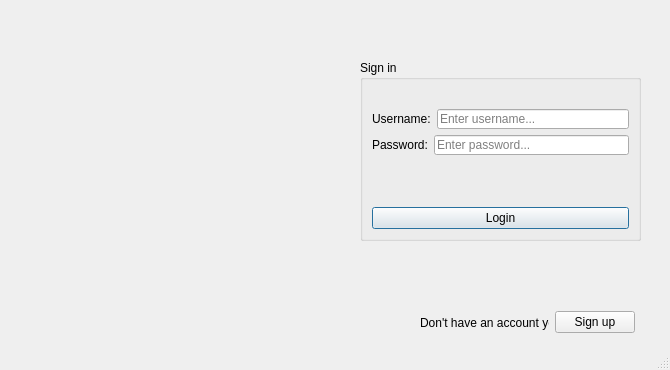
<?xml version="1.0" encoding="UTF-8"?>
<ui version="4.0">
 <class>MainWindow</class>
 <widget class="QMainWindow" name="MainWindow">
  <property name="enabled">
   <bool>true</bool>
  </property>
  <property name="geometry">
   <rect>
    <x>0</x>
    <y>0</y>
    <width>670</width>
    <height>370</height>
   </rect>
  </property>
  <property name="windowTitle">
   <string>Login</string>
  </property>
  <property name="windowIcon">
   <iconset>
    <normaloff>assets/icon.svg</normaloff>assets/icon.svg</iconset>
  </property>
  <widget class="QWidget" name="centralwidget">
   <widget class="QLabel" name="label_pic">
    <property name="geometry">
     <rect>
      <x>40</x>
      <y>30</y>
      <width>300</width>
      <height>300</height>
     </rect>
    </property>
    <property name="minimumSize">
     <size>
      <width>300</width>
      <height>300</height>
     </size>
    </property>
    <property name="maximumSize">
     <size>
      <width>300</width>
      <height>300</height>
     </size>
    </property>
    <property name="text">
     <string/>
    </property>
    <property name="pixmap">
     <pixmap>assets/rubecula.png</pixmap>
    </property>
    <property name="scaledContents">
     <bool>true</bool>
    </property>
   </widget>
   <widget class="QGroupBox" name="groupBox">
    <property name="geometry">
     <rect>
      <x>360</x>
      <y>60</y>
      <width>281</width>
      <height>181</height>
     </rect>
    </property>
    <property name="title">
     <string>Sign in</string>
    </property>
    <layout class="QVBoxLayout" name="verticalLayout">
     <item>
      <spacer name="horizontalSpacer">
       <property name="orientation">
        <enum>Qt::Horizontal</enum>
       </property>
       <property name="sizeHint" stdset="0">
        <size>
         <width>40</width>
         <height>20</height>
        </size>
       </property>
      </spacer>
     </item>
     <item>
      <layout class="QHBoxLayout" name="horizontalLayout">
       <item>
        <widget class="QLabel" name="label_username">
         <property name="text">
          <string>Username:</string>
         </property>
        </widget>
       </item>
       <item>
        <widget class="ClickableLineEdit" name="line_edit_username">
         <property name="maximumSize">
          <size>
           <width>200</width>
           <height>20</height>
          </size>
         </property>
         <property name="placeholderText">
          <string>Enter username...</string>
         </property>
        </widget>
       </item>
      </layout>
     </item>
     <item>
      <layout class="QHBoxLayout" name="horizontalLayout_2">
       <item>
        <widget class="QLabel" name="label_password">
         <property name="text">
          <string>Password:</string>
         </property>
        </widget>
       </item>
       <item>
        <widget class="ClickableLineEdit" name="line_edit_password">
         <property name="maximumSize">
          <size>
           <width>200</width>
           <height>20</height>
          </size>
         </property>
         <property name="echoMode">
          <enum>QLineEdit::Password</enum>
         </property>
         <property name="placeholderText">
          <string>Enter password...</string>
         </property>
        </widget>
       </item>
      </layout>
     </item>
     <item>
      <widget class="QLabel" name="label_message">
       <property name="styleSheet">
        <string notr="true">.QLabel {
    color: #ca0000;
    font-weight: 600;
}</string>
       </property>
       <property name="text">
        <string/>
       </property>
      </widget>
     </item>
     <item>
      <widget class="QPushButton" name="pushButton_login">
       <property name="text">
        <string>Login</string>
       </property>
       <property name="shortcut">
        <string>Return</string>
       </property>
       <property name="autoDefault">
        <bool>false</bool>
       </property>
       <property name="default">
        <bool>true</bool>
       </property>
      </widget>
     </item>
    </layout>
    <zorder>label_message</zorder>
    <zorder>horizontalSpacer</zorder>
    <zorder>pushButton_login</zorder>
   </widget>
   <widget class="QWidget" name="layoutWidget">
    <property name="geometry">
     <rect>
      <x>420</x>
      <y>310</y>
      <width>215</width>
      <height>25</height>
     </rect>
    </property>
    <layout class="QHBoxLayout" name="horizontalLayout_3">
     <item>
      <widget class="QLabel" name="label">
       <property name="text">
        <string>Don't have an account yet?</string>
       </property>
      </widget>
     </item>
     <item>
      <widget class="QPushButton" name="pushButton_signup">
       <property name="text">
        <string>Sign up</string>
       </property>
      </widget>
     </item>
    </layout>
   </widget>
  </widget>
  <widget class="QMenuBar" name="menubar">
   <property name="geometry">
    <rect>
     <x>0</x>
     <y>0</y>
     <width>670</width>
     <height>21</height>
    </rect>
   </property>
  </widget>
  <widget class="QStatusBar" name="statusbar"/>
 </widget>
 <customwidgets>
  <customwidget>
   <class>ClickableLineEdit</class>
   <extends>QLineEdit</extends>
   <header>clickable_line_edit.py</header>
  </customwidget>
 </customwidgets>
 <resources/>
 <connections/>
</ui>
